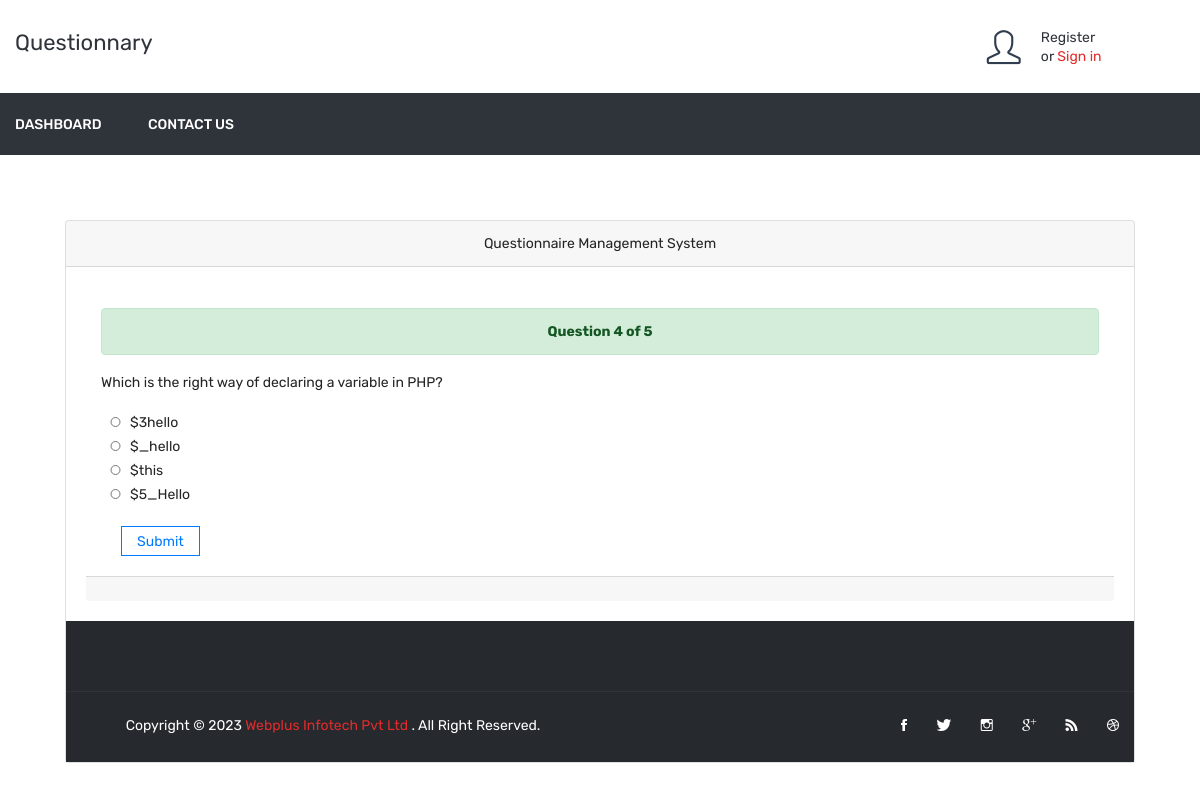
/question.php?n=4, run on the app's committed database.
### tables this page shows
CREATE TABLE `a_question` (
  `q_id` int(11) NOT NULL,
  `question` varchar(255) NOT NULL,
  `added_on` datetime NOT NULL
);

CREATE TABLE `a_option` (
  `id` int(11) NOT NULL,
  `q_id` int(11) NOT NULL,
  `is_correct` tinyint(1) NOT NULL,
  `q_option` text NOT NULL
);

### question.php (the view, shortened to what this page needs)
<?php
  include ("header.php");
	$number = $_GET['n'];
	$query = "SELECT * FROM a_question WHERE q_id = $number";
	$result = mysqli_query($con,$query);
	$question = mysqli_fetch_assoc($result);
	$query = "SELECT * FROM a_option WHERE q_id = $number";
	$choices = mysqli_query($con,$query);
	$query = "SELECT * FROM a_question";
	$total_questions = mysqli_num_rows(mysqli_query($con,$query));
?>
<div class="card text-center" style="margin:65px;">
  <div class="card-header">
  	Questionnaire Management System
  </div>
  <br>
  <div class="card-body">
  <div class="container" style="text-align: left;">
		<div class="alert alert-success" role="alert" style="text-align: center;">
			<strong>
				Question <?php echo $number; ?> of <?php echo $total_questions; ?>
			</strong>
		</div>
		<p class="question"><?php echo $question['question']; ?> </p>
		<form method="POST" action="process.php">
			<?php while($row=mysqli_fetch_assoc($choices)){ ?>
			<input type="radio" style="width: 15px;margin: 7px;height: 10px;" name="choice" value="<?php echo $row['id']; ?>"><?php echo $row['q_option']; ?><br><?php } ?>
			<button type="submit" class="btn btn-outline-primary" name="submit" value="Submit" style="margin: 20px;">Submit</button>
		</form>
  </div>
  <div class="card-footer text-muted">  </div>
</div>
<?php
include("footer.php");
?>

### data on the page
a_question: question "Which is the right way of declaring a variable in PHP?"
a_option: q_option "$3hello"
a_option: q_option "$_hello"
a_option: q_option "$this"
a_option: q_option "$5_Hello"

### other printed values
$number "4"
$total_questions "5"
